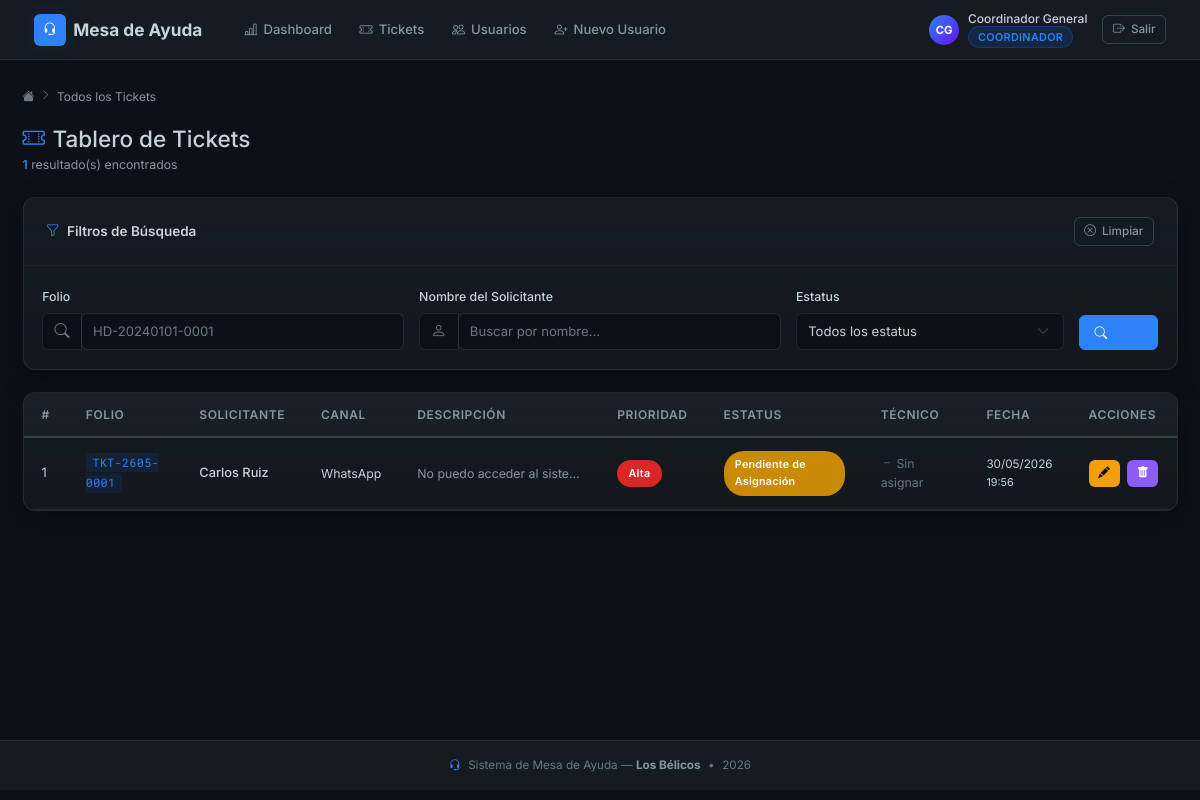
The page /index.php?controller=Ticket&action=index (signed in) on the database as committed earlier.
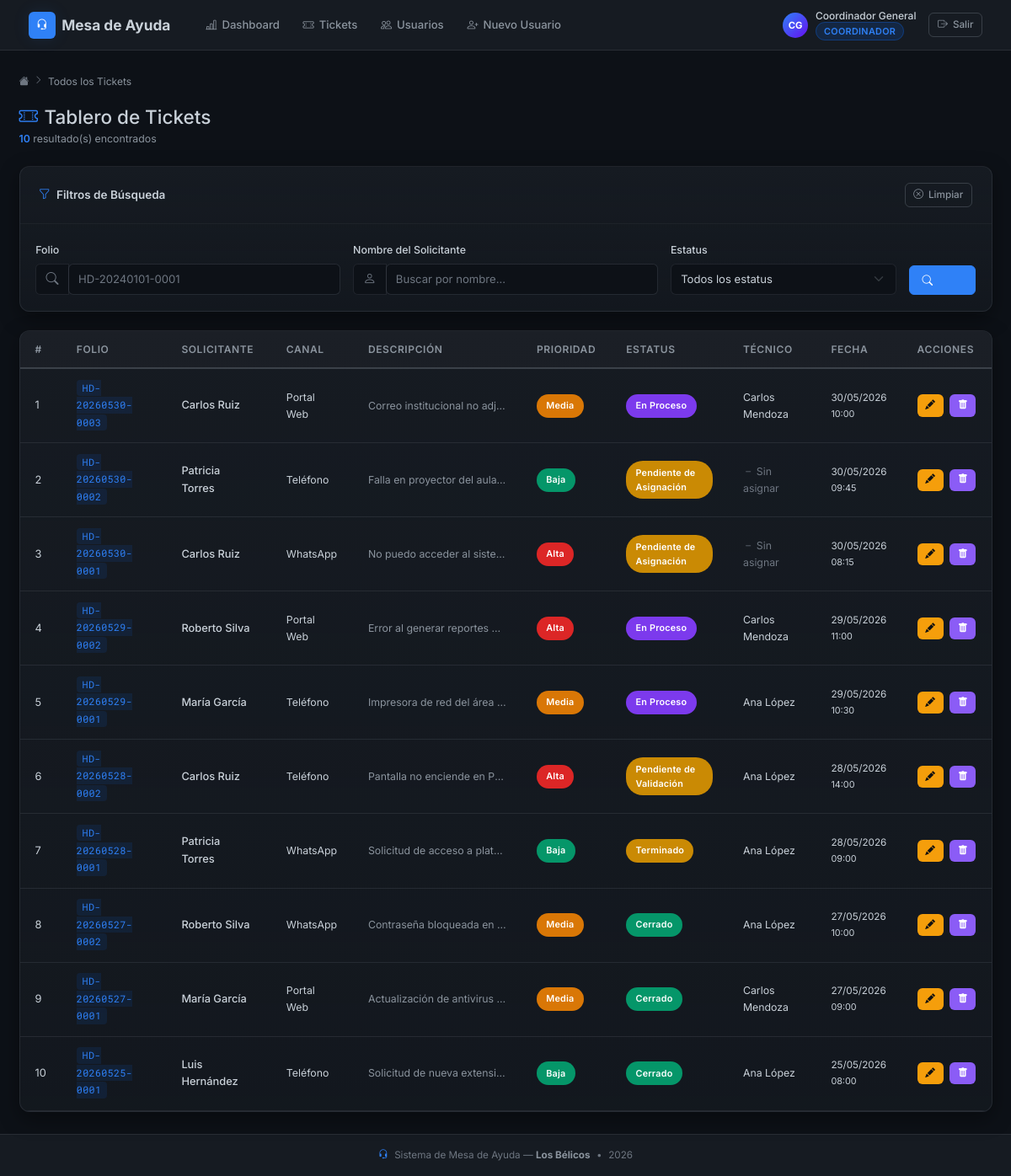
The same page on the database as committed later.
### tables this page shows
CREATE TABLE `tickets` (
  `id`               int(10) UNSIGNED                   NOT NULL,
  `folio`            varchar(20)                        NOT NULL,
  `id_solicitante`   int(10) UNSIGNED                   NOT NULL,
  `id_canal`         int(10) UNSIGNED                   NOT NULL,
  `descripcion`      text                               NOT NULL,
  `prioridad`        enum('Baja','Media','Alta')         NOT NULL DEFAULT 'Baja',
  `id_estatus`       int(10) UNSIGNED                   NOT NULL DEFAULT 1,
  `id_tecnico`       int(10) UNSIGNED                   DEFAULT NULL,
  `id_mesa_asignada` int(10) UNSIGNED                   DEFAULT NULL,
  `fecha_creacion`   datetime                           NOT NULL DEFAULT current_timestamp(),
  `fecha_cierre`     datetime                           DEFAULT NULL
);

CREATE TABLE `solicitantes` (
  `id`               int(10) UNSIGNED NOT NULL,
  `clave_reportante` varchar(20)      NOT NULL,
  `nombre_completo`  varchar(150)     NOT NULL,
  `correo`           varchar(100)     DEFAULT NULL,
  `id_departamento`  int(10) UNSIGNED DEFAULT NULL
);

CREATE TABLE `canales_contacto` (
  `id`           int(10) UNSIGNED NOT NULL,
  `nombre_canal` varchar(50)      NOT NULL
);

CREATE TABLE `estatus_tickets` (
  `id`             int(10) UNSIGNED NOT NULL,
  `nombre_estatus` varchar(50)      NOT NULL
);

CREATE TABLE `usuarios` (
  `id`                    int(10) UNSIGNED                NOT NULL,
  `clave_acceso`          varchar(20)                    NOT NULL,
  `nombre_completo`       varchar(150)                   NOT NULL,
  `correo_institucional`  varchar(100)                   NOT NULL,
  `password_hash`         varchar(255)                   NOT NULL,
  `id_rol`                int(10) UNSIGNED               NOT NULL,
  `estado`                enum('Activo','Inactivo')       NOT NULL DEFAULT 'Activo'
);

### app/controllers/TicketController.php (called while the page is built, shortened)
<?php
class TicketController {
    private Ticket $modelTicket;
    public function __construct() {
        require_once BASE_PATH . '/app/models/Ticket.php';
        $this->modelTicket = new Ticket();
    }
    public function index(): void {
        $filtros = [
            'folio'      => $_GET['folio']      ?? '',
            'id_estatus' => $_GET['id_estatus'] ?? '',
        ];
        $tickets   = $this->modelTicket->obtenerTodosLosTickets($filtros);
        require BASE_PATH . '/app/views/tickets/index.php';
    }
}

### config/Database.php (called while the page is built)
<?php
class Database {
    private static ?Database $instance = null;
    private PDO $connection;
    private function __construct() {
        $host = 'localhost';
        $db   = 'helpdesk_db';
        $user = 'root';
        $pass = '';
        try {
            $this->connection = new PDO("mysql:host=$host;dbname=$db;charset=utf8mb4", $user, $pass);
            $this->connection->setAttribute(PDO::ATTR_ERRMODE, PDO::ERRMODE_EXCEPTION);
        } catch(PDOException $e) {
            die("Error de conexión: " . $e->getMessage());
        }
    }
    public static function getInstance(): Database {
        if (self::$instance === null) {
            self::$instance = new self();
        }
        return self::$instance;
    }
    public function getConnection(): PDO {
        return $this->connection;
    }
}

### app/models/Ticket.php (called while the page is built, shortened)
<?php
class Ticket {
    private PDO $db;
    public function __construct() {
        $dbInstance = Database::getInstance();
        $this->db   = $dbInstance->getConnection();
    }
    public function obtenerTodosLosTickets(array $filtros = []): array {
        $sql = "SELECT t.id, t.folio, t.descripcion, t.prioridad,
                       t.fecha_creacion, t.fecha_cierre,
                       s.nombre_completo AS solicitante,
                       cc.nombre_canal   AS canal,
                       es.nombre_estatus AS estatus,
                       u.nombre_completo AS tecnico
                FROM tickets t
                LEFT JOIN solicitantes    s  ON t.id_solicitante = s.id
                LEFT JOIN canales_contacto cc ON t.id_canal      = cc.id
                LEFT JOIN estatus_tickets  es ON t.id_estatus    = es.id
                LEFT JOIN usuarios         u  ON t.id_tecnico    = u.id
                WHERE 1=1";
        $params = [];
        $sql .= " ORDER BY t.fecha_creacion DESC";
        $stmt = $this->db->prepare($sql);
        $stmt->execute($params);
        return $stmt->fetchAll();
    }
}

### app/views/tickets/index.php (the view, shortened to what the rows shown need)
<?php
require BASE_PATH . '/app/views/layouts/header.php';
function badgeEstatusIdx(string $e): string {
    return match (strtolower($e)) {
        'abierto'    => 'badge-abierto',
        'en proceso' => 'badge-proceso',
        'cerrado'    => 'badge-cerrado',
        default      => 'badge-pendiente',
    };
}
function badgePrioridadIdx(string $p): string {
    return match (strtolower($p)) {
        'alta'  => 'badge-alta',
        'media' => 'badge-media',
        'baja'  => 'badge-baja',
        default => 'badge-pendiente',
    };
}
?>
<div class="d-flex align-items-center justify-content-between mb-4 flex-wrap gap-2 fade-in-up">
    <div>
        <h1 class="h4 mb-1"><i class="bi bi-ticket-perforated me-2 text-accent"></i>Tablero de Tickets</h1>
    </div>
</div>
<div class="hd-card mb-4 fade-in-up delay-1">
    <div class="hd-card-header">
        <h2 class="hd-card-title"><i class="bi bi-funnel text-accent"></i> Filtros de Búsqueda</h2>
    </div>
</div>
<div class="hd-card fade-in-up delay-2">
    <div class="hd-card-body p-0">
        <?php if (empty($tickets)): ?>
            <div class="empty-state">
                <i class="bi bi-ticket-perforated d-block"></i>
                <p>No se encontraron tickets con los filtros aplicados.</p>
                <a href="<?= BASE_URL ?>/index.php?controller=Ticket&action=index" class="btn btn-outline-primary btn-sm mt-2">
                    <i class="bi bi-x-circle"></i> Limpiar filtros
                </a>
            </div>
        <?php else: ?>
            <div class="d-none d-md-block">
                <div class="hd-table-wrapper" style="border:none; border-radius:0;">
                    <table class="table table-hover">
                        <thead>
                            <tr>
                                <th>#</th>
                                <th>Folio</th>
                                <th>Solicitante</th>
                                <th>Canal</th>
                                <th>Descripción</th>
                                <th>Prioridad</th>
                                <th>Estatus</th>
                                <th>Técnico</th>
                                <th>Fecha</th>
                                <th>Acciones</th>
                            </tr>
                        </thead>
                        <tbody>
                            <?php foreach ($tickets as $i => $t): ?>
                                <tr>
                                    <td style="color:var(--text-muted);"><?= $i + 1 ?></td>
                                    <td><span class="folio-tag"><?= htmlspecialchars($t['folio']) ?></span></td>
                                    <td>
                                        <div style="font-weight:500;"><?= htmlspecialchars($t['solicitante']) ?></div>
                                    </td>
                                    <td style="font-size:0.82rem;"><?= htmlspecialchars($t['canal']) ?></td>
                                    <td style="max-width: 200px;">
                                        <div class="text-truncate" style="font-size:0.82rem; color:var(--text-secondary);" title="<?= htmlspecialchars($t['descripcion']) ?>">
                                            <?= htmlspecialchars($t['descripcion']) ?>
                                        </div>
                                    </td>
                                    <td>
                                        <span class="hd-badge <?= badgePrioridadIdx($t['prioridad']) ?>">
                                            <?= ucfirst($t['prioridad']) ?>
                                        </span>
                                    </td>
                                    <td>
                                        <span class="hd-badge <?= badgeEstatusIdx($t['estatus']) ?>">
                                            <?= htmlspecialchars($t['estatus']) ?>
                                        </span>
                                    </td>
                                    <td style="font-size:0.82rem;">
                                        <?= $t['tecnico']
                                            ? htmlspecialchars($t['tecnico'])
                                            : '<span class="text-muted-hd"><i class="bi bi-dash"></i> Sin asignar</span>' ?>
                                    </td>
                                    <td style="font-size:0.78rem; color:var(--text-muted); white-space:nowrap;">
                                        <?= date('d/m/Y', strtotime($t['fecha_creacion'])) ?><br>
                                        <span style="font-size:0.72rem;"><?= date('H:i', strtotime($t['fecha_creacion'])) ?></span>
                                    </td>
                                    <td>
                                        <div class="d-flex gap-2">
                                            <a href="<?= BASE_URL ?>/index.php?controller=Ticket&action=show&id=<?= $t['id'] ?>"
                                            class="btn btn-action-edit btn-sm" title="Ver / Editar">
                                                <i class="bi bi-pencil-fill"></i>
                                            </a>
                                            <?php if ($_SESSION['rol_id'] == 1):  ?>
                                                <button type="button" class="btn btn-action-delete btn-sm" title="Eliminar">
                                                    <i class="bi bi-trash-fill"></i>
                                                </button>
                                            <?php endif; ?>
                                        </div>
                                    </td>
                                </tr>
                            <?php endforeach; ?>
                        </tbody>
                    </table>
                </div>
            </div>
        <?php endif; ?>
    </div>
</div>
<?php require BASE_PATH . '/app/views/layouts/footer.php'; ?>

Rows that differ between the two databases and show on the page:
added tickets: folio "HD-20260530-0003", id_solicitante.nombre_completo "Carlos Ruiz", id_canal.nombre_canal "Portal Web", descripcion "Correo institucional no adj…", prioridad "Media", id_estatus.nombre_estatus "En Proceso", id_tecnico.nombre_completo "Carlos Mendoza", fecha_creacion "30/05/2026", fecha_creacion "10:00"
added tickets: folio "HD-20260530-0002", id_solicitante.nombre_completo "Patricia Torres", id_canal.nombre_canal "Teléfono", descripcion "Falla en proyector del aula…", prioridad "Baja", id_estatus.nombre_estatus "Pendiente de Asignación", shows "Sin asignar", fecha_creacion "30/05/2026", fecha_creacion "09:45"
changed tickets "No puedo acceder al siste…": folio "TKT-2605-0001" → "HD-20260530-0001"; fecha_creacion "19:56" → "08:15"
added tickets: folio "HD-20260529-0002", id_solicitante.nombre_completo "Roberto Silva", id_canal.nombre_canal "Portal Web", descripcion "Error al generar reportes…", prioridad "Alta", id_estatus.nombre_estatus "En Proceso", id_tecnico.nombre_completo "Carlos Mendoza", fecha_creacion "29/05/2026", fecha_creacion "11:00"
added tickets: folio "HD-20260529-0001", id_solicitante.nombre_completo "María García", id_canal.nombre_canal "Teléfono", descripcion "Impresora de red del área…", prioridad "Media", id_estatus.nombre_estatus "En Proceso", id_tecnico.nombre_completo "Ana López", fecha_creacion "29/05/2026", fecha_creacion "10:30"
added tickets: folio "HD-20260528-0002", id_solicitante.nombre_completo "Carlos Ruiz", id_canal.nombre_canal "Teléfono", descripcion "Pantalla no enciende en P…", prioridad "Alta", id_estatus.nombre_estatus "Pendiente de Validación", id_tecnico.nombre_completo "Ana López", fecha_creacion "28/05/2026", fecha_creacion "14:00"
added tickets: folio "HD-20260528-0001", id_solicitante.nombre_completo "Patricia Torres", id_canal.nombre_canal "WhatsApp", descripcion "Solicitud de acceso a plat…", prioridad "Baja", id_estatus.nombre_estatus "Terminado", id_tecnico.nombre_completo "Ana López", fecha_creacion "28/05/2026", fecha_creacion "09:00"
added tickets: folio "HD-20260527-0002", id_solicitante.nombre_completo "Roberto Silva", id_canal.nombre_canal "WhatsApp", descripcion "Contraseña bloqueada en…", prioridad "Media", id_estatus.nombre_estatus "Cerrado", id_tecnico.nombre_completo "Ana López", fecha_creacion "27/05/2026", fecha_creacion "10:00"
added tickets: folio "HD-20260527-0001", id_solicitante.nombre_completo "María García", id_canal.nombre_canal "Portal Web", descripcion "Actualización de antivirus…", prioridad "Media", id_estatus.nombre_estatus "Cerrado", id_tecnico.nombre_completo "Carlos Mendoza", fecha_creacion "27/05/2026", fecha_creacion "09:00"
added tickets: folio "HD-20260525-0001", id_solicitante.nombre_completo "Luis Hernández", id_canal.nombre_canal "Teléfono", descripcion "Solicitud de nueva extensi…", prioridad "Baja", id_estatus.nombre_estatus "Cerrado", id_tecnico.nombre_completo "Ana López", fecha_creacion "25/05/2026", fecha_creacion "08:00"
Other text that changed with them:
count($tickets): "1" → "10"
